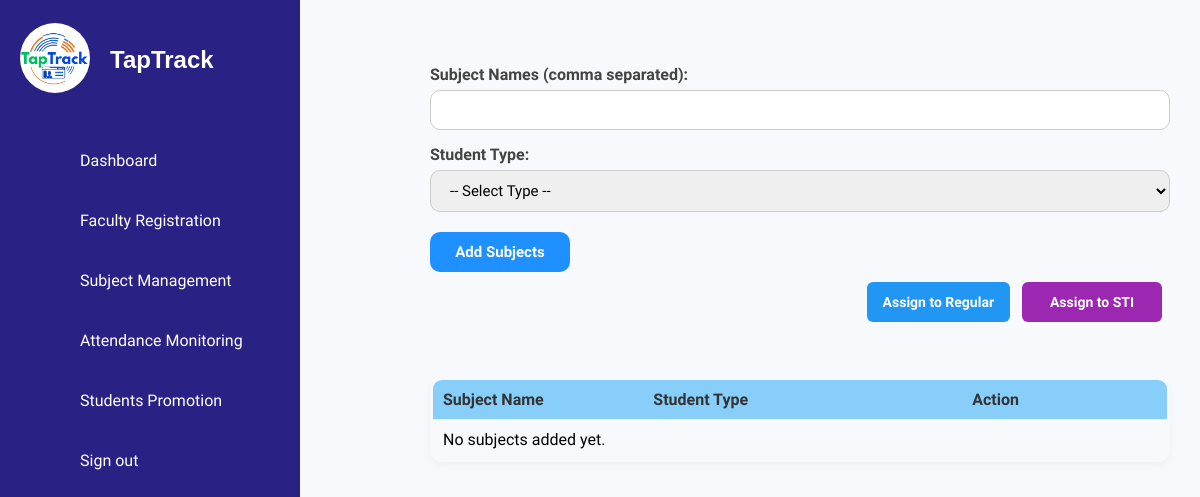
The page /subject_management.php on the database as committed earlier.
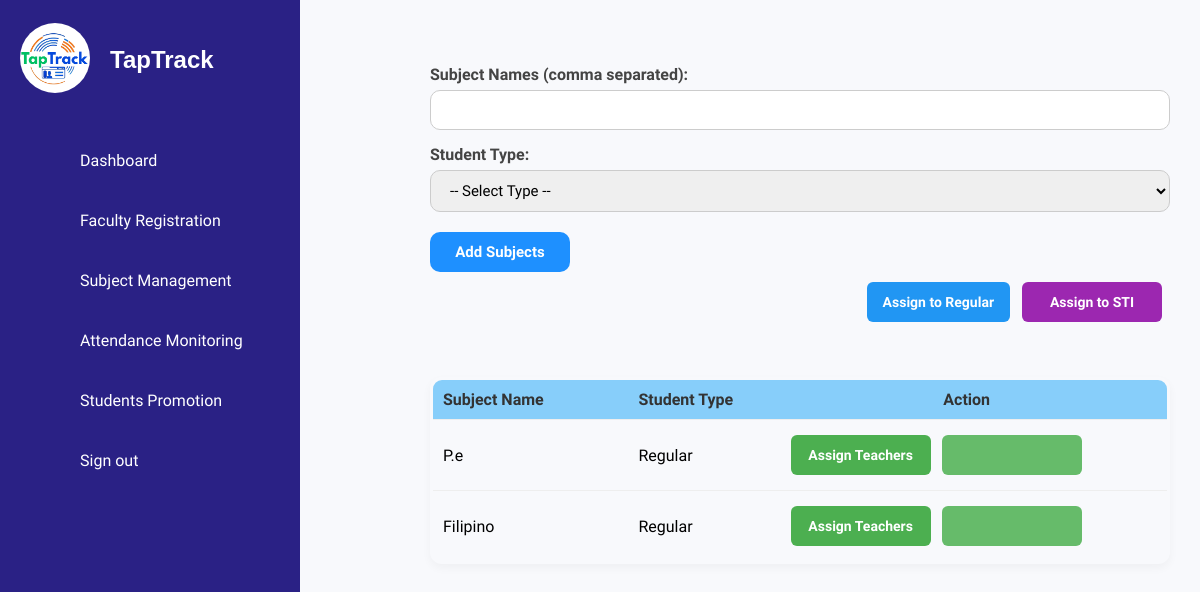
The same page on the database as committed later.
### tables this page shows
CREATE TABLE `subjects` (
  `id` int(11) NOT NULL,
  `subject_name` varchar(255) NOT NULL,
  `student_type` enum('Regular','STI','Both') NOT NULL,
  `created_at` timestamp NOT NULL DEFAULT current_timestamp()
);

### subject_management.php (the view, shortened to what this page needs)
<?php
include('db_connection.php');
?>
<!DOCTYPE html>
<html lang="en">
<head>
    <link rel="stylesheet" href="assets/css/style.css">
    <link rel="stylesheet" href="assets/css/subject.css">
</head>
<body>
    <?php include('sidebar.php'); ?>
    <div class="subject-manager">
        <div class="subject-card">
            <form method="POST" action="">
                <label>Subject Names (comma separated):</label>
                <input type="text" name="subject_names" required>
                <label>Student Type:</label>
                <select name="student_type" required>
                    <option value="">-- Select Type --</option>
                </select>
                <input type="submit" name="add_subject" class="subject-btn" value="Add Subjects">
            </form>
        </div>
       <div style="display: flex; justify-content: flex-end; align-items: center; margin-bottom: 10px;">
    <div>
        <a href="assign_subjects_to_grade.php?type=Regular" class="subject-btn" style="background-color: #2196F3;">Assign to Regular</a>
        <a href="assign_subjects_to_grade.php?type=STI" class="subject-btn" style="background-color: #9C27B0;">Assign to STI</a>
    </div>
</div>
        <table class="subject-table" style="margin-top:50px";>
            <thead>
                <tr>
                    <th>Subject Name</th>
                    <th>Student Type</th>
                    <th style="padding-left: 130px;">Action</th>
                </tr>
            </thead>
            <tbody>
                <?php
                $result = $conn->query("SELECT id, subject_name, student_type FROM subjects ORDER BY id DESC");
                if ($result->num_rows > 0):
                    while ($row = $result->fetch_assoc()):
                        $studentTypeDisplay = $row['student_type'] === 'Both' ? 'STI, Regular' : htmlspecialchars($row['student_type']);
                ?>
                <tr>
                    <td><?= htmlspecialchars($row['subject_name']) ?></td>
                    <td><?= $studentTypeDisplay ?></td>
                    <td>
                        <div class="action-buttons">
                            <a href="assign_subjects.php?subject_id=<?= $row['id'] ?>" class="subject-btn">Assign Teachers</a>
                            <a href="view_assigned_teachers.php?subject_id=<?= $row['id'] ?>" class="subject-btn view-btn">
                            </a>
                        </div>
                    </td>
                <?php endwhile; else: ?>
                <tr><td colspan="3">No subjects added yet.</td></tr>
                <?php endif; ?>
            </tbody>
        </table>
    </div>
</body>
</html>

Rows that differ between the two databases and show on the page:
added subjects: subject_name "P.e", student_type "Regular"
added subjects: subject_name "Filipino", student_type "Regular"
Other text that changed with them:
text no longer shown: "No subjects added yet."
